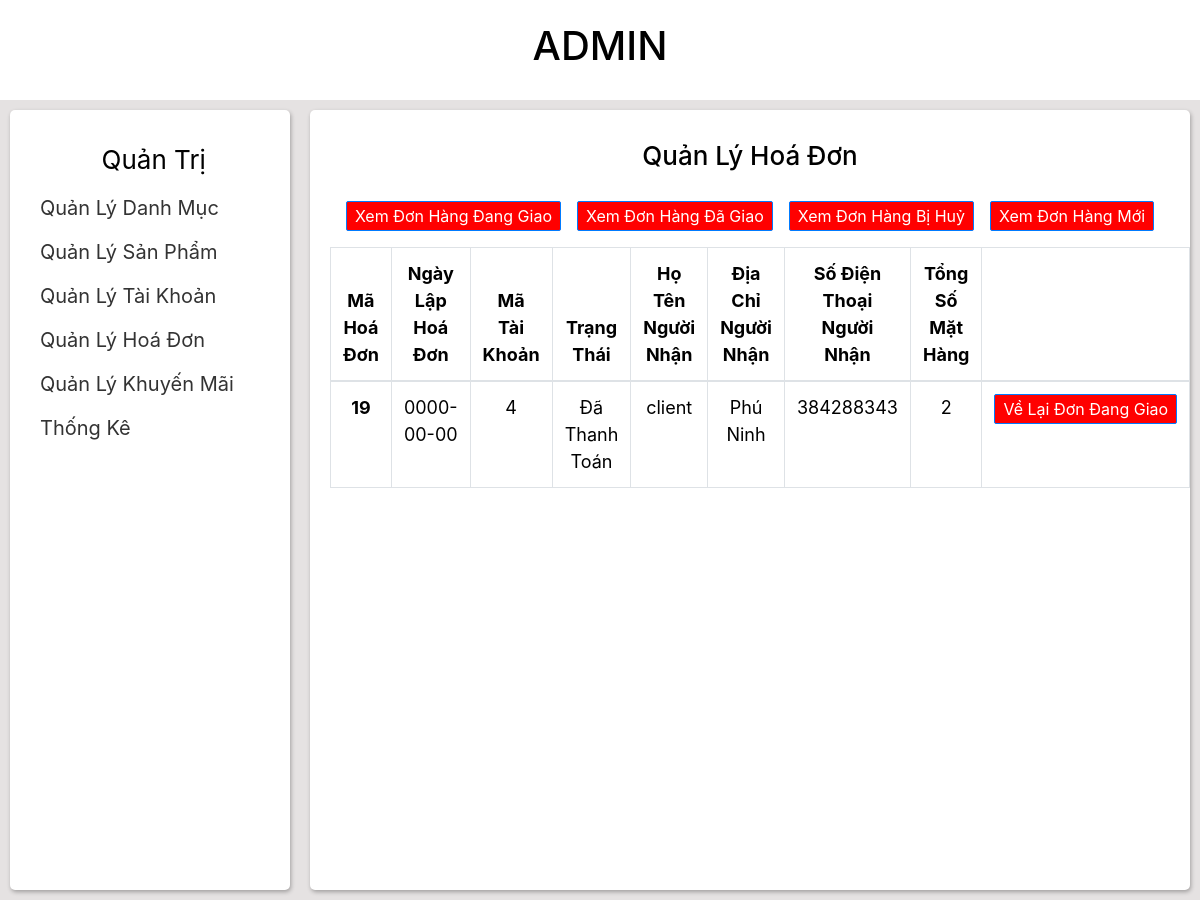
Page /admin/quanlyhoadon/donhangdagiao.php on the committed database.
### tables this page shows
CREATE TABLE `hoa_don` (
  `MaHD` int(11) NOT NULL,
  `NgayLapHD` date NOT NULL,
  `MaTK` int(11) NOT NULL,
  `TrangThai` varchar(50) NOT NULL,
  `HoTenNguoiNhan` varchar(255) NOT NULL,
  `DiaChiNguoiNhan` varchar(255) NOT NULL,
  `SoDienThoaiNguoiNhan` int(10) NOT NULL,
  `TongSoMatHang` int(255) NOT NULL,
  `GhiChu` varchar(255) NOT NULL
);

### admin/quanlyhoadon/donhangdagiao.php (the view, shortened to what this page needs)
<!DOCTYPE html>
<html>
	<head>
		<link rel="stylesheet" href="https://cdn.jsdelivr.net/npm/bootstrap@4.0.0/dist/css/bootstrap.min.css">
		<link rel="stylesheet" type="text/css" href="../../style/styleAdmin.css">
	</head>
	<body>
		<div class="header">
				<h1>ADMIN</h1>
		</div>
		<div class="wrap">
			<div class="navbar">
				<div class="navbar-wrap">
					<div class="navbar-user">
						<span>Quản Trị</span>
					</div>
					<div>
						<ul class="navbar-item">
							<li class="navbar-item-li">
								<a class="navbar-item-link" href="../quanlydanhmuc/quanlydanhmuc.php">Quản Lý Danh Mục</a>
							</li>
							<li class="navbar-item-li">
								<a class="navbar-item-link" href="../quanlysanpham/quanlysanpham.php" >Quản Lý Sản Phẩm</a>
							</li>
							<li class="navbar-item-li">
								<a class="navbar-item-link" href="../quanlytaikhoan/quanlytaikhoan.php" >Quản Lý Tài Khoản</a>
							</li>
							<li class="navbar-item-li">
								<a class="navbar-item-link" href="../quanlyhoadon/quanlyhoadon.php" >Quản Lý Hoá Đơn</a>
							</li>
							<li class="navbar-item-li">
								<a class="navbar-item-link" href="../quanlykhuyenmai/quanlykhuyenmai.php" >Quản Lý Khuyến Mãi</a>
							</li>
							<li class="navbar-item-li">
								<a class="navbar-item-link" href="../thongke/thongkedoanhthu.php" >Thống Kê</a>
							</li>
						</ul>
					</div>
				</div>
			</div>
			<div class="container">
				<div class="container-wrap">
					<?php
						include'../connect.php';
						$sql_xemhd="SELECT *FROM hoa_don where TrangThai='Đã Thanh Toán'" ;
						$result_hd=mysqli_query($conn,$sql_xemhd);
					?>
					<h1 class="container-header">
						Quản Lý Hoá Đơn
					</h1>
					<div>
						<ul class="list-item-wrap">
							<li>
								<a class="btn btn-primary" href="donhangdanggiao.php" role="button">Xem Đơn Hàng Đang Giao</a>
							</li>
							<li>
								<a class="btn btn-primary" href="#" role="button">Xem Đơn Hàng Đã Giao</a>
							</li>
							<li>
								<a class="btn btn-primary" href="donhangdabihuy.php" role="button">Xem Đơn Hàng Bị Huỷ</a>
							</li>
							<li>
								<a class="btn btn-primary" href="xemdonhangmoi.php" role="button">Xem Đơn Hàng Mới</a>
							</li>
						</ul>
					</div>
					<table class="table table-bordered">
					  <thead>
					    <tr>
					      <th scope="col">Mã Hoá Đơn</th>
					      <th scope="col">Ngày Lập Hoá Đơn</th>
					      <th scope="col">Mã Tài Khoản</th>
					      <th scope="col">Trạng Thái</th>
					      <th scope="col">Họ Tên Người Nhận</th>
					      <th scope="col">Địa Chỉ Người Nhận</th>
					      <th scope="col">Số Điện Thoại Người Nhận</th>
					      <th scope="col">Tổng Số Mặt Hàng</th>
					      <th scope="col"></th>
					    </tr>
					  </thead>
					<?php
					while ($data=mysqli_fetch_array($result_hd)) {
					?>
					  <tbody>
					    <tr>
					      <th scope="row"><?php echo $data['MaHD'];?></th>
					      <td><?php echo $data['NgayLapHD'];?></td>
					      <td><?php echo $data['MaTK'];?></td>
					      <td><?php echo $data['TrangThai'];?></td>
					      <td><?php echo $data['HoTenNguoiNhan'];?></td>
					      <td><?php echo $data['DiaChiNguoiNhan'];?></td>
					      <td><?php echo $data['SoDienThoaiNguoiNhan'];?></td>
					      <td><?php echo $data['TongSoMatHang'];?></td>
					      <td>
					      	<a class="btn btn-primary" href="duyetdonhang.php?id=<?php echo $data['MaHD']?>" role="button">Về Lại Đơn Đang Giao</a>
					      </td>
					    </tr>
					  </tbody>
					  	<?php
						}
						?>
					</table>
				</div>
			</div>
		</div>
	</body>
</html>

### style/styleAdmin.css (style rules this page uses)
* { padding: 0; margin: 0; box-sizing: border-box; }
body { font-size: 62.5%; height: 100vh; width: 100%; color: black; }
a { text-decoration: none; font-size: 20px; padding: 10px; transition: 0.3s ease; color: #333; }
ul li { list-style: none; }
.btn { background-color: red; padding: 2px 8px; border-radius: 2px; }
.header { height: 100px; display: flex; align-items: center; justify-content: center; }
.wrap { display: flex; justify-content: center; background-color: #e5e2e2; min-height: 100vh; }
.navbar { width: 25%; padding: 10px; }
.navbar-item-li { margin: 14px 0; }
.navbar-wrap, .container-wrap { padding: 20px; width: 100%; height: 100%; background-color: white; border-radius: 5px; box-shadow: 1px 2px 4px rgba(0, 0, 0, 0.3); }
.navbar-user, .container-header { margin: 10px 0; text-align: center; font-size: 26px; }
.container-wrap { text-align: center; }
.container-wrap .list-item-wrap { display: flex; align-items: center; justify-content: space-evenly; }
.container { width: 75%; padding: 10px; }
.container-header { margin-bottom: 30px; }
.table-bordered { font-size: 18px; }

### rows in the picture
hoa_don: MaHD "19", NgayLapHD "0000-00-00", MaTK "4", TrangThai "Đã Thanh Toán", HoTenNguoiNhan "client", DiaChiNguoiNhan "Phú Ninh", SoDienThoaiNguoiNhan "384288343", TongSoMatHang "2"
